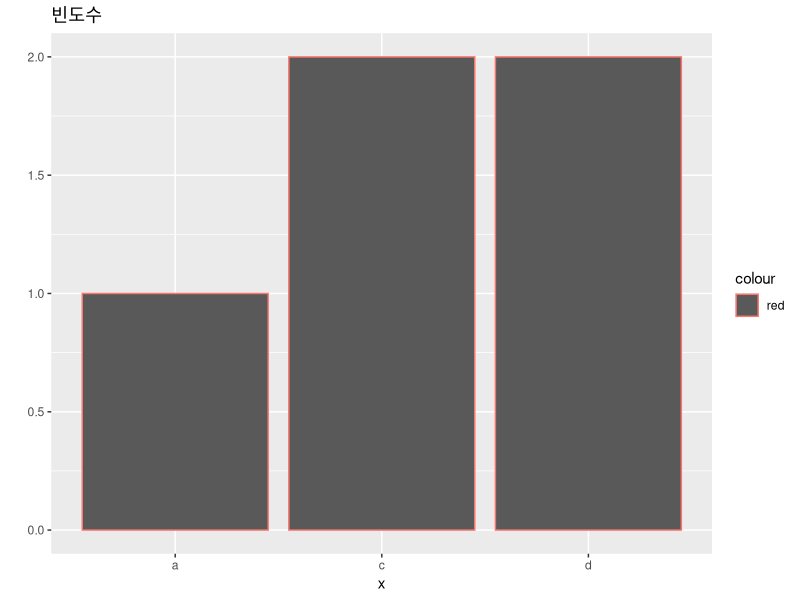
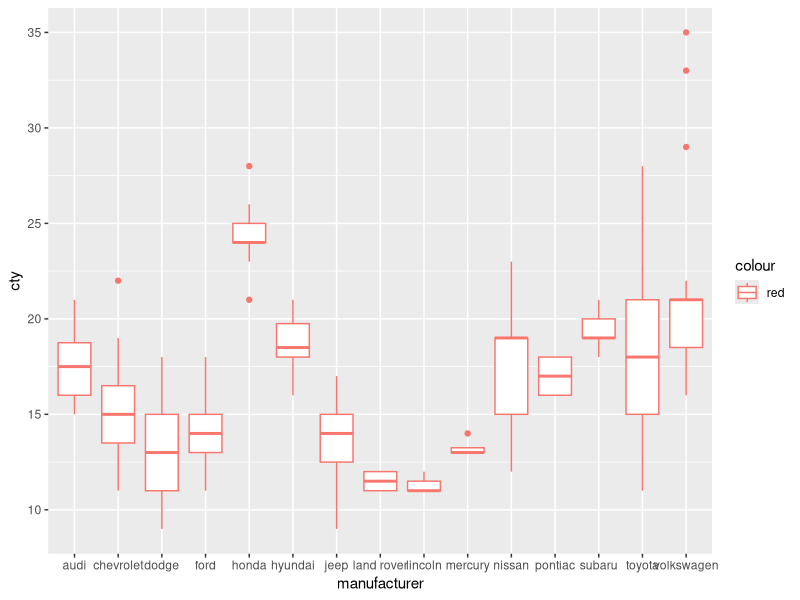
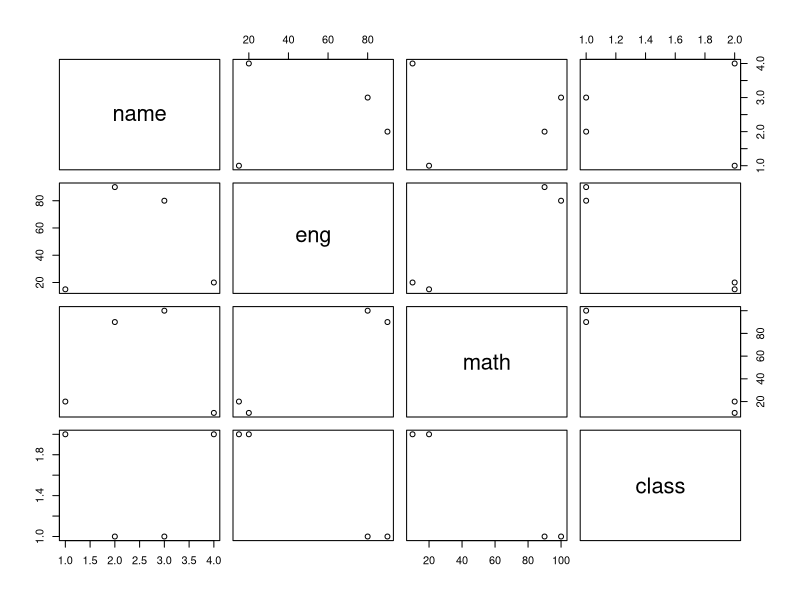

Recreate these plots in R, in order.
seq(100, 1, by= -2)
var1 <- c(1: 100)
var1
str5 <-  c('hello', 'world', 'is', 'good')
str5
paste(str5, collapse='')

# 그래프 툴
install.packages('ggplot2')
library('ggplot2')

x <- c('a', 'd', 'c', 'c', 'd')
x
qplot(x, col='red', main= "빈도수")

#car datasets
library("car")

a = mpg[1:10]
a
qplot(data = a, x= manufacturer, y= cty, geom= 'boxplot', colour='red')


#1
score = c(80, 60, 70, 50, 90)
score

#2
mean(score)

summary(score)
#3
mean_score = mean(score)


name <- c('김지훈', '이유진', '박동현', '김민지')
eng <-  c(90, 20, 80, 15)
math <- c(90, 10, 100, 20)

ls <- data.frame(name, eng, math)

class <- c(1, 2, 1, 2)

# merge_data
ls <- data.frame(name, eng, math, class)

#data frame check
summary(ls)
head(ls)
str(ls)
mean(ls$eng)

#data visualization
plot(ls)

fit <- lm(class ~ eng + math, data= ls)
summary(fit)
